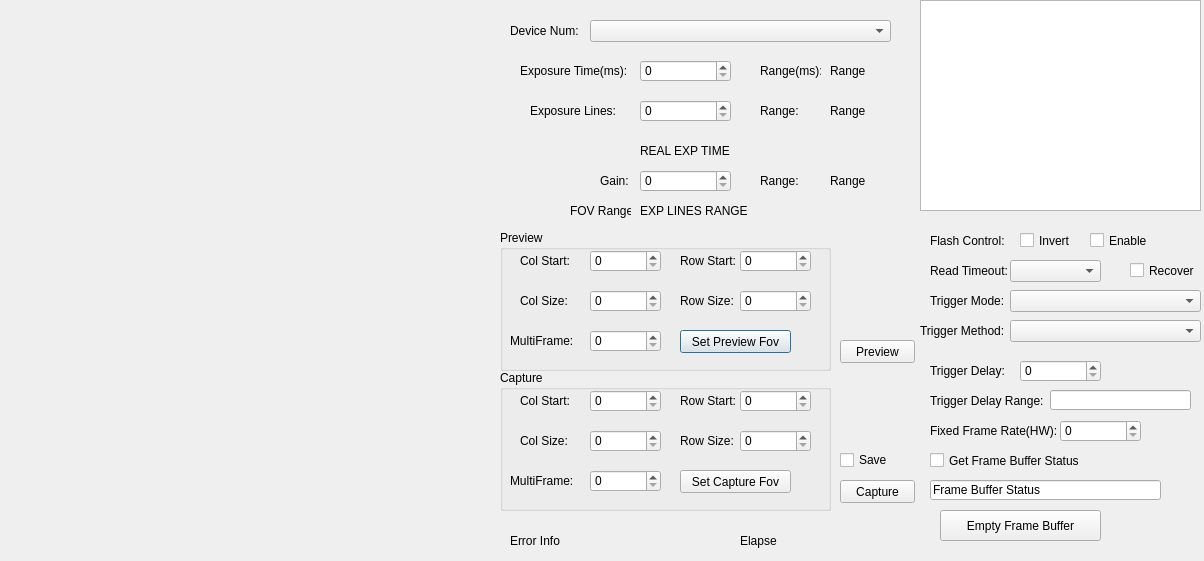
<?xml version="1.0" encoding="UTF-8"?>
<ui version="4.0">
 <class>KSJDemoQT_TriggerMode</class>
 <widget class="QDialog" name="KSJDemoQT_TriggerMode">
  <property name="geometry">
   <rect>
    <x>0</x>
    <y>0</y>
    <width>1204</width>
    <height>561</height>
   </rect>
  </property>
  <property name="windowTitle">
   <string>KSJDemoQT</string>
  </property>
  <widget class="QWidget" name="PREVIEWWND_Widget" native="true">
   <property name="geometry">
    <rect>
     <x>-10</x>
     <y>0</y>
     <width>501</width>
     <height>561</height>
    </rect>
   </property>
  </widget>
  <widget class="QLabel" name="DEVICENUM_Label">
   <property name="geometry">
    <rect>
     <x>510</x>
     <y>20</y>
     <width>71</width>
     <height>21</height>
    </rect>
   </property>
   <property name="text">
    <string>Device Num:</string>
   </property>
  </widget>
  <widget class="QComboBox" name="DEVICE_LIST_ComboBox">
   <property name="geometry">
    <rect>
     <x>590</x>
     <y>20</y>
     <width>301</width>
     <height>22</height>
    </rect>
   </property>
  </widget>
  <widget class="QSpinBox" name="ExposureLinesSpinBox">
   <property name="geometry">
    <rect>
     <x>640</x>
     <y>100</y>
     <width>91</width>
     <height>22</height>
    </rect>
   </property>
  </widget>
  <widget class="QSpinBox" name="GainSpinBox">
   <property name="geometry">
    <rect>
     <x>640</x>
     <y>170</y>
     <width>91</width>
     <height>22</height>
    </rect>
   </property>
  </widget>
  <widget class="QLabel" name="label_6">
   <property name="geometry">
    <rect>
     <x>600</x>
     <y>170</y>
     <width>41</width>
     <height>21</height>
    </rect>
   </property>
   <property name="text">
    <string>Gain:</string>
   </property>
  </widget>
  <widget class="QLabel" name="label_7">
   <property name="geometry">
    <rect>
     <x>520</x>
     <y>60</y>
     <width>111</width>
     <height>21</height>
    </rect>
   </property>
   <property name="text">
    <string>Exposure Time(ms):</string>
   </property>
  </widget>
  <widget class="QLabel" name="label_8">
   <property name="geometry">
    <rect>
     <x>530</x>
     <y>100</y>
     <width>91</width>
     <height>21</height>
    </rect>
   </property>
   <property name="text">
    <string>Exposure Lines:</string>
   </property>
  </widget>
  <widget class="QSpinBox" name="ExposureTimeSpinBox">
   <property name="geometry">
    <rect>
     <x>640</x>
     <y>60</y>
     <width>91</width>
     <height>22</height>
    </rect>
   </property>
  </widget>
  <widget class="QLabel" name="label_9">
   <property name="geometry">
    <rect>
     <x>760</x>
     <y>60</y>
     <width>61</width>
     <height>21</height>
    </rect>
   </property>
   <property name="text">
    <string>Range(ms):</string>
   </property>
  </widget>
  <widget class="QLabel" name="label_10">
   <property name="geometry">
    <rect>
     <x>760</x>
     <y>100</y>
     <width>41</width>
     <height>21</height>
    </rect>
   </property>
   <property name="text">
    <string>Range:</string>
   </property>
  </widget>
  <widget class="QLabel" name="label_11">
   <property name="geometry">
    <rect>
     <x>760</x>
     <y>170</y>
     <width>41</width>
     <height>21</height>
    </rect>
   </property>
   <property name="text">
    <string>Range:</string>
   </property>
  </widget>
  <widget class="QLabel" name="EXPOSURE_TIME_RANGE_Label">
   <property name="geometry">
    <rect>
     <x>830</x>
     <y>60</y>
     <width>71</width>
     <height>21</height>
    </rect>
   </property>
   <property name="text">
    <string>Range</string>
   </property>
  </widget>
  <widget class="QLabel" name="EXPOSURE_LINES_RANGE_Label">
   <property name="geometry">
    <rect>
     <x>830</x>
     <y>100</y>
     <width>71</width>
     <height>21</height>
    </rect>
   </property>
   <property name="text">
    <string>Range</string>
   </property>
  </widget>
  <widget class="QLabel" name="GAIN_RANGE_Label">
   <property name="geometry">
    <rect>
     <x>830</x>
     <y>170</y>
     <width>71</width>
     <height>21</height>
    </rect>
   </property>
   <property name="text">
    <string>Range</string>
   </property>
  </widget>
  <widget class="QLabel" name="EXPOSURE_TIME_REAL_Label">
   <property name="geometry">
    <rect>
     <x>640</x>
     <y>140</y>
     <width>201</width>
     <height>21</height>
    </rect>
   </property>
   <property name="text">
    <string>REAL EXP TIME</string>
   </property>
  </widget>
  <widget class="QLabel" name="FOV_RANGE_Label">
   <property name="geometry">
    <rect>
     <x>640</x>
     <y>200</y>
     <width>201</width>
     <height>21</height>
    </rect>
   </property>
   <property name="text">
    <string>EXP LINES RANGE</string>
   </property>
  </widget>
  <widget class="QLabel" name="label_12">
   <property name="geometry">
    <rect>
     <x>570</x>
     <y>200</y>
     <width>61</width>
     <height>21</height>
    </rect>
   </property>
   <property name="text">
    <string>FOV Range:</string>
   </property>
  </widget>
  <widget class="QGroupBox" name="groupBox">
   <property name="geometry">
    <rect>
     <x>500</x>
     <y>230</y>
     <width>331</width>
     <height>141</height>
    </rect>
   </property>
   <property name="title">
    <string>Preview</string>
   </property>
   <widget class="QLabel" name="label">
    <property name="geometry">
     <rect>
      <x>20</x>
      <y>20</y>
      <width>61</width>
      <height>21</height>
     </rect>
    </property>
    <property name="text">
     <string>Col Start:</string>
    </property>
   </widget>
   <widget class="QLabel" name="label_2">
    <property name="geometry">
     <rect>
      <x>180</x>
      <y>20</y>
      <width>61</width>
      <height>21</height>
     </rect>
    </property>
    <property name="text">
     <string>Row Start:</string>
    </property>
   </widget>
   <widget class="QLabel" name="label_3">
    <property name="geometry">
     <rect>
      <x>20</x>
      <y>60</y>
      <width>61</width>
      <height>21</height>
     </rect>
    </property>
    <property name="text">
     <string>Col Size:</string>
    </property>
   </widget>
   <widget class="QLabel" name="label_4">
    <property name="geometry">
     <rect>
      <x>180</x>
      <y>60</y>
      <width>61</width>
      <height>21</height>
     </rect>
    </property>
    <property name="text">
     <string>Row Size:</string>
    </property>
   </widget>
   <widget class="QLabel" name="label_5">
    <property name="geometry">
     <rect>
      <x>10</x>
      <y>100</y>
      <width>71</width>
      <height>21</height>
     </rect>
    </property>
    <property name="text">
     <string>MultiFrame:</string>
    </property>
   </widget>
   <widget class="QPushButton" name="SetPreviewFovButton">
    <property name="geometry">
     <rect>
      <x>180</x>
      <y>100</y>
      <width>111</width>
      <height>23</height>
     </rect>
    </property>
    <property name="text">
     <string>Set Preview Fov</string>
    </property>
   </widget>
   <widget class="QSpinBox" name="PreviewColStartSpinBox">
    <property name="geometry">
     <rect>
      <x>90</x>
      <y>20</y>
      <width>71</width>
      <height>22</height>
     </rect>
    </property>
   </widget>
   <widget class="QSpinBox" name="PreviewColSizeSpinBox">
    <property name="geometry">
     <rect>
      <x>90</x>
      <y>60</y>
      <width>71</width>
      <height>22</height>
     </rect>
    </property>
   </widget>
   <widget class="QSpinBox" name="PreviewRowStartSpinBox">
    <property name="geometry">
     <rect>
      <x>240</x>
      <y>20</y>
      <width>71</width>
      <height>22</height>
     </rect>
    </property>
   </widget>
   <widget class="QSpinBox" name="PreviewRowSizeSpinBox">
    <property name="geometry">
     <rect>
      <x>240</x>
      <y>60</y>
      <width>71</width>
      <height>22</height>
     </rect>
    </property>
   </widget>
   <widget class="QSpinBox" name="PreviewMultiFrameSpinBox">
    <property name="geometry">
     <rect>
      <x>90</x>
      <y>100</y>
      <width>71</width>
      <height>22</height>
     </rect>
    </property>
   </widget>
  </widget>
  <widget class="QGroupBox" name="groupBox_2">
   <property name="geometry">
    <rect>
     <x>500</x>
     <y>370</y>
     <width>331</width>
     <height>141</height>
    </rect>
   </property>
   <property name="title">
    <string>Capture</string>
   </property>
   <widget class="QLabel" name="label_18">
    <property name="geometry">
     <rect>
      <x>20</x>
      <y>20</y>
      <width>61</width>
      <height>21</height>
     </rect>
    </property>
    <property name="text">
     <string>Col Start:</string>
    </property>
   </widget>
   <widget class="QLabel" name="label_19">
    <property name="geometry">
     <rect>
      <x>180</x>
      <y>20</y>
      <width>61</width>
      <height>21</height>
     </rect>
    </property>
    <property name="text">
     <string>Row Start:</string>
    </property>
   </widget>
   <widget class="QLabel" name="label_20">
    <property name="geometry">
     <rect>
      <x>20</x>
      <y>60</y>
      <width>61</width>
      <height>21</height>
     </rect>
    </property>
    <property name="text">
     <string>Col Size:</string>
    </property>
   </widget>
   <widget class="QLabel" name="label_21">
    <property name="geometry">
     <rect>
      <x>180</x>
      <y>60</y>
      <width>61</width>
      <height>21</height>
     </rect>
    </property>
    <property name="text">
     <string>Row Size:</string>
    </property>
   </widget>
   <widget class="QLabel" name="label_22">
    <property name="geometry">
     <rect>
      <x>10</x>
      <y>100</y>
      <width>71</width>
      <height>21</height>
     </rect>
    </property>
    <property name="text">
     <string>MultiFrame:</string>
    </property>
   </widget>
   <widget class="QPushButton" name="SetCaptureFovButton">
    <property name="geometry">
     <rect>
      <x>180</x>
      <y>100</y>
      <width>111</width>
      <height>23</height>
     </rect>
    </property>
    <property name="text">
     <string>Set Capture Fov</string>
    </property>
   </widget>
   <widget class="QSpinBox" name="CaptureColStartSpinBox">
    <property name="geometry">
     <rect>
      <x>90</x>
      <y>20</y>
      <width>71</width>
      <height>22</height>
     </rect>
    </property>
   </widget>
   <widget class="QSpinBox" name="CaptureColSizeSpinBox">
    <property name="geometry">
     <rect>
      <x>90</x>
      <y>60</y>
      <width>71</width>
      <height>22</height>
     </rect>
    </property>
   </widget>
   <widget class="QSpinBox" name="CaptureRowStartSpinBox">
    <property name="geometry">
     <rect>
      <x>240</x>
      <y>20</y>
      <width>71</width>
      <height>22</height>
     </rect>
    </property>
   </widget>
   <widget class="QSpinBox" name="CaptureRowSizeSpinBox">
    <property name="geometry">
     <rect>
      <x>240</x>
      <y>60</y>
      <width>71</width>
      <height>22</height>
     </rect>
    </property>
   </widget>
   <widget class="QSpinBox" name="CaptureMultiFrameSpinBox">
    <property name="geometry">
     <rect>
      <x>90</x>
      <y>100</y>
      <width>71</width>
      <height>22</height>
     </rect>
    </property>
   </widget>
  </widget>
  <widget class="QPushButton" name="PreviewButton">
   <property name="geometry">
    <rect>
     <x>840</x>
     <y>340</y>
     <width>75</width>
     <height>23</height>
    </rect>
   </property>
   <property name="text">
    <string>Preview</string>
   </property>
  </widget>
  <widget class="QPushButton" name="CaptureButton">
   <property name="geometry">
    <rect>
     <x>840</x>
     <y>480</y>
     <width>75</width>
     <height>23</height>
    </rect>
   </property>
   <property name="text">
    <string>Capture</string>
   </property>
  </widget>
  <widget class="QLabel" name="ERROR_INFO_Label">
   <property name="geometry">
    <rect>
     <x>510</x>
     <y>530</y>
     <width>201</width>
     <height>21</height>
    </rect>
   </property>
   <property name="text">
    <string>Error Info</string>
   </property>
  </widget>
  <widget class="QLabel" name="ELAPSE_TIME_Label">
   <property name="geometry">
    <rect>
     <x>740</x>
     <y>530</y>
     <width>121</width>
     <height>21</height>
    </rect>
   </property>
   <property name="text">
    <string>Elapse</string>
   </property>
  </widget>
  <widget class="QTableWidget" name="FunctionTableWidget">
   <property name="geometry">
    <rect>
     <x>920</x>
     <y>0</y>
     <width>281</width>
     <height>211</height>
    </rect>
   </property>
  </widget>
  <widget class="QCheckBox" name="SaveCheckBox">
   <property name="geometry">
    <rect>
     <x>840</x>
     <y>450</y>
     <width>71</width>
     <height>20</height>
    </rect>
   </property>
   <property name="text">
    <string>Save</string>
   </property>
  </widget>
  <widget class="QLabel" name="label_13">
   <property name="geometry">
    <rect>
     <x>930</x>
     <y>230</y>
     <width>91</width>
     <height>21</height>
    </rect>
   </property>
   <property name="text">
    <string>Flash Control:</string>
   </property>
  </widget>
  <widget class="QCheckBox" name="InvertCheckBox">
   <property name="geometry">
    <rect>
     <x>1020</x>
     <y>230</y>
     <width>61</width>
     <height>21</height>
    </rect>
   </property>
   <property name="text">
    <string>Invert</string>
   </property>
  </widget>
  <widget class="QCheckBox" name="EnableCheckBox">
   <property name="geometry">
    <rect>
     <x>1090</x>
     <y>230</y>
     <width>61</width>
     <height>21</height>
    </rect>
   </property>
   <property name="text">
    <string>Enable</string>
   </property>
  </widget>
  <widget class="QLabel" name="label_14">
   <property name="geometry">
    <rect>
     <x>930</x>
     <y>260</y>
     <width>81</width>
     <height>21</height>
    </rect>
   </property>
   <property name="text">
    <string>Read Timeout:</string>
   </property>
  </widget>
  <widget class="QComboBox" name="TimeoutComboBox">
   <property name="geometry">
    <rect>
     <x>1010</x>
     <y>260</y>
     <width>91</width>
     <height>22</height>
    </rect>
   </property>
  </widget>
  <widget class="QCheckBox" name="RecoverCheckBox">
   <property name="geometry">
    <rect>
     <x>1130</x>
     <y>260</y>
     <width>71</width>
     <height>21</height>
    </rect>
   </property>
   <property name="text">
    <string>Recover</string>
   </property>
  </widget>
  <widget class="QLabel" name="label_15">
   <property name="geometry">
    <rect>
     <x>930</x>
     <y>290</y>
     <width>81</width>
     <height>21</height>
    </rect>
   </property>
   <property name="text">
    <string>Trigger Mode:</string>
   </property>
  </widget>
  <widget class="QComboBox" name="TriggerModeComboBox">
   <property name="geometry">
    <rect>
     <x>1010</x>
     <y>290</y>
     <width>191</width>
     <height>22</height>
    </rect>
   </property>
  </widget>
  <widget class="QLabel" name="label_16">
   <property name="geometry">
    <rect>
     <x>920</x>
     <y>320</y>
     <width>91</width>
     <height>21</height>
    </rect>
   </property>
   <property name="text">
    <string>Trigger Method:</string>
   </property>
  </widget>
  <widget class="QComboBox" name="TriggerMethodComboBox">
   <property name="geometry">
    <rect>
     <x>1010</x>
     <y>320</y>
     <width>191</width>
     <height>22</height>
    </rect>
   </property>
  </widget>
  <widget class="QLabel" name="label_17">
   <property name="geometry">
    <rect>
     <x>930</x>
     <y>360</y>
     <width>91</width>
     <height>21</height>
    </rect>
   </property>
   <property name="text">
    <string>Trigger Delay:</string>
   </property>
  </widget>
  <widget class="QSpinBox" name="DelaySpinBox">
   <property name="geometry">
    <rect>
     <x>1020</x>
     <y>360</y>
     <width>81</width>
     <height>22</height>
    </rect>
   </property>
  </widget>
  <widget class="QLabel" name="label_23">
   <property name="geometry">
    <rect>
     <x>930</x>
     <y>390</y>
     <width>121</width>
     <height>21</height>
    </rect>
   </property>
   <property name="text">
    <string>Trigger Delay Range:</string>
   </property>
  </widget>
  <widget class="QLineEdit" name="DelayRangeEdit">
   <property name="geometry">
    <rect>
     <x>1050</x>
     <y>390</y>
     <width>141</width>
     <height>20</height>
    </rect>
   </property>
   <property name="readOnly">
    <bool>true</bool>
   </property>
  </widget>
  <widget class="QSpinBox" name="RateSpinBox">
   <property name="geometry">
    <rect>
     <x>1060</x>
     <y>420</y>
     <width>81</width>
     <height>22</height>
    </rect>
   </property>
  </widget>
  <widget class="QLabel" name="label_24">
   <property name="geometry">
    <rect>
     <x>930</x>
     <y>420</y>
     <width>131</width>
     <height>21</height>
    </rect>
   </property>
   <property name="text">
    <string>Fixed Frame Rate(HW):</string>
   </property>
  </widget>
  <widget class="QCheckBox" name="StatusCheckBox">
   <property name="geometry">
    <rect>
     <x>930</x>
     <y>450</y>
     <width>171</width>
     <height>21</height>
    </rect>
   </property>
   <property name="text">
    <string>Get Frame Buffer Status</string>
   </property>
  </widget>
  <widget class="QLineEdit" name="lineEdit">
   <property name="geometry">
    <rect>
     <x>930</x>
     <y>480</y>
     <width>231</width>
     <height>20</height>
    </rect>
   </property>
   <property name="text">
    <string>Frame Buffer Status</string>
   </property>
   <property name="readOnly">
    <bool>true</bool>
   </property>
  </widget>
  <widget class="QPushButton" name="EmptyButton">
   <property name="geometry">
    <rect>
     <x>940</x>
     <y>510</y>
     <width>161</width>
     <height>31</height>
    </rect>
   </property>
   <property name="text">
    <string>Empty Frame Buffer</string>
   </property>
  </widget>
 </widget>
 <resources/>
 <connections/>
</ui>
